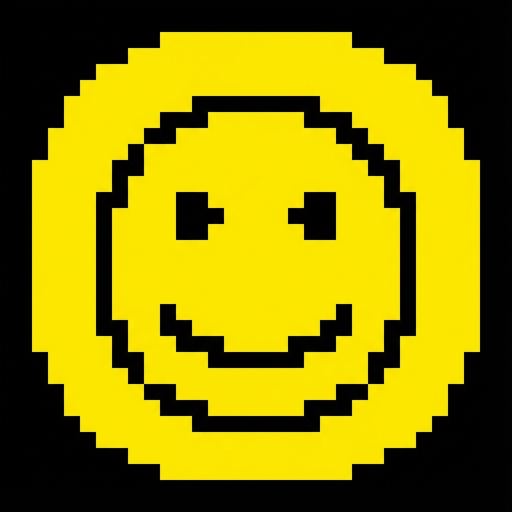
#> input picture web/smiley.png, 1024 x 1024 px (shown at 1/2 size)
$ python -i smart_convert.py   (imports and definitions only)
#> lines starting #> are read from the running program, lines starting #| are printed output that depends on the picture; after the words box and inside, x2 and y2 are one past the last pixel; in counts of white or black regions, pixels touching at a corner belong together
#!/usr/bin/env python3
"""
Smart video converter for 32x32 LED displays
Uses advanced techniques to preserve recognizable content
"""
import cv2
import numpy as np
import sys

# [55 lines left out: function convert_smart_edgedetect, not called in this run]

def convert_smart_posterize(input_file, output_file, fps=20, colors=4):
    """Convert using posterization (reduce to key colors)"""
#> called with input_file = 'web/smiley.png', output_file = 'out.png', fps = 20, colors = 4
    print(f"Converting with POSTERIZATION ({colors} colors)...")
    print(f"  Input: {input_file}")

    cap = cv2.VideoCapture(input_file)
    if not cap.isOpened():
        print(f"Error: Could not open {input_file}")
        return

    fourcc = cv2.VideoWriter_fourcc(*'mp4v')
    out = cv2.VideoWriter(output_file, fourcc, fps, (32, 32))

    frame_count = 0
    processed = 0
    total_frames = int(cap.get(cv2.CAP_PROP_FRAME_COUNT))

    while True:
        ret, frame = cap.read()
#> frame is the input picture: shape (1024, 1024, 3); mean B, G, R 1.7, 128.4, 140.2
        if not ret:
            break

        # Resize
        frame = cv2.resize(frame, (32, 32), interpolation=cv2.INTER_AREA)
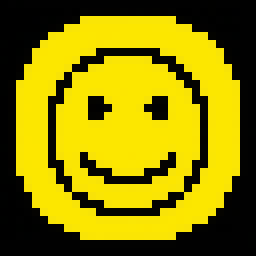
#> frame: shape (32, 32, 3) (shown 8 times larger); mean B, G, R 1.7, 128.5, 140.2

        # Boost saturation
        hsv = cv2.cvtColor(frame, cv2.COLOR_BGR2HSV)
#> hsv: shape (32, 32, 3); mean H, S, V 22.3, 183.8, 140.2
        hsv[:, :, 1] = cv2.multiply(hsv[:, :, 1], 1.5)
#> hsv: shape (32, 32, 3); mean H, S, V 22.3, 195.8, 140.2
        frame = cv2.cvtColor(hsv, cv2.COLOR_HSV2BGR)

        # Posterize (reduce color depth)
        div = 256 // colors
        frame = (frame // div) * div + div // 2
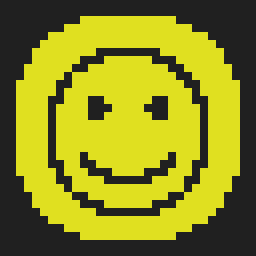
#> frame: shape (32, 32, 3) (shown 8 times larger); mean B, G, R 32, 138.7, 138.7

        # Boost contrast
        lab = cv2.cvtColor(frame, cv2.COLOR_BGR2LAB)
#> lab: shape (32, 32, 3); mean of channels 0, 1, 2 136.6, 117.4, 173.6
        l, a, b = cv2.split(lab)
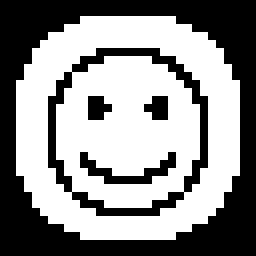
#> l: shape (32, 32) (shown 8 times larger); values 31 (black) and 221 (white), 55.6% white; 5 black regions (3 under 20 px), largest, box (x1, y1, x2, y2) and area: (0, 0, 32, 32) 348, (6, 6, 26, 27) 75
        clahe = cv2.createCLAHE(clipLimit=3.0, tileGridSize=(2, 2))
        l = clahe.apply(l)
        frame = cv2.merge([l, a, b])
#> frame: shape (32, 32, 3); mean of channels 0, 1, 2 141.7, 117.4, 173.6
        frame = cv2.cvtColor(frame, cv2.COLOR_LAB2BGR)

        out.write(frame)
        processed += 1

        if processed % 100 == 0:
            print(f"  Progress: {int(100 * frame_count / total_frames)}%")

        frame_count += 1

    cap.release()
    out.release()
    print(f"✓ Created: {output_file} (Posterized)")

# [103 lines left out: functions convert_smart_silhouette, convert_smart_cartoon, not called in this run]

# [47 lines not run here, left out]

>>> result = convert_smart_posterize('web/smiley.png', 'out.png')
